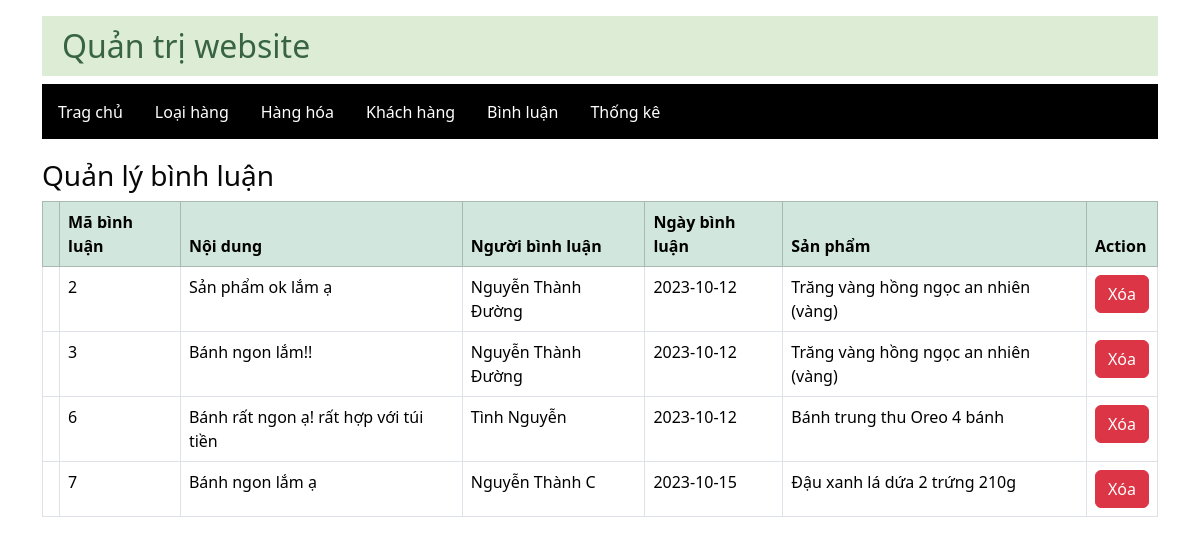
/admin/layout.php?action=comment, run on the app's committed database.
### tables this page shows
CREATE TABLE `comments` (
  `comment_id` int(11) NOT NULL,
  `content` mediumtext NOT NULL,
  `comment_date` date NOT NULL,
  `user_id` int(11) DEFAULT NULL,
  `product_id` int(11) DEFAULT NULL
);

CREATE TABLE `users` (
  `user_id` int(11) NOT NULL,
  `password` varchar(250) NOT NULL,
  `fullname` varchar(50) NOT NULL,
  `status` varchar(50) NOT NULL,
  `user_image` varchar(255) NOT NULL,
  `role` varchar(50) NOT NULL,
  `email` varchar(255) NOT NULL,
  `otp` int(6) NOT NULL
);

CREATE TABLE `products` (
  `product_id` int(11) NOT NULL,
  `product_name` varchar(255) NOT NULL,
  `price` float NOT NULL,
  `sale` float NOT NULL,
  `product_image` varchar(255) NOT NULL,
  `create_date` date NOT NULL,
  `description` mediumtext NOT NULL,
  `special` tinyint(1) NOT NULL,
  `view` int(11) DEFAULT 0,
  `category_id` int(11) DEFAULT NULL,
  `user_id` int(11) DEFAULT NULL
);

### dao/pdo.php (called while the page is built, shortened)
<?php
function pdo_get_connection(){
    $servername = "mysql:host=localhost;dbname=x-shop;charset=utf8";
    $username = "root";
    $password = "";
    try {
      $conn = new PDO($servername, $username, $password);
      $conn->setAttribute(PDO::ATTR_ERRMODE, PDO::ERRMODE_EXCEPTION);
      return $conn;
    } catch(PDOException $e) {
      echo "Lỗi kết nối: " . $e->getMessage();
    }
}
function pdo_query($sql){
    $sql_args = array_slice(func_get_args(), 1);
    try{
        $conn = pdo_get_connection();
        $stmt = $conn->prepare($sql);
        $stmt->execute($sql_args);
        $rows = $stmt->fetchAll();
        return $rows;
    }
    catch(PDOException $e){
        throw $e;
    }
    finally{
        unset($conn);
    }
}
?>

### dao/dao_comment.php (called while the page is built, shortened)
<?php
function selectAll_comment3() {
    $sql = "SELECT * FROM comments as C
    JOIN products as P ON  P.product_id = C.product_id
    JOIN users as U ON  U.user_id = C.user_id";
    return pdo_query($sql);
}
?>

### admin/comment/comment.php (the view)
<h3>Quản lý bình luận</h3>
        <table class="table table-bordered">
            <thead class="table-success">
              <tr>
                <th scope="col"></th>
                <th scope="col">Mã bình luận</th>
                <th scope="col">Nội dung</th>
                <th scope="col">Người bình luận</th>
                <th scope="col">Ngày bình luận</th>
                <th scope="col">Sản phẩm</th>
                <th scope="col">Action</th>
              </tr>
            </thead>
            <tbody>
                <?php
                foreach ($list as $list_c){
                    extract($list_c);
                ?>
              <tr>
                <td></td>
                <td><?=$comment_id?></td>
                <td><?=$content?></td>
                <td><?=$fullname?></td>
                <td><?=$comment_date?></td>
                <td><?=$product_name?></td>
                <td><a href="layout.php?action=delete-comment&id=<?=$comment_id?>" class="btn btn-danger" href="">Xóa</a></td>
              </tr>
              <?php } ?>
            </tbody>
        </table>

### admin/layout.php (style rules this page uses)
.container h3 { margin-top: 20px; color: #080808; }

### data on the page
comments: comment_id "2", content "Sản phẩm ok lắm ạ", user.fullname "Nguyễn Thành Đường", comment_date "2023-10-12", product.product_name "Trăng vàng hồng ngọc an nhiên (vàng)"
comments: comment_id "3", content "Bánh ngon lắm!!", user.fullname "Nguyễn Thành Đường", comment_date "2023-10-12", product.product_name "Trăng vàng hồng ngọc an nhiên (vàng)"
comments: comment_id "6", content "Bánh rất ngon ạ! rất hợp với túi tiền", user.fullname "Tình Nguyễn", comment_date "2023-10-12", product.product_name "Bánh trung thu Oreo 4 bánh"
comments: comment_id "7", content "Bánh ngon lắm ạ", user.fullname "Nguyễn Thành C", comment_date "2023-10-15", product.product_name "Đậu xanh lá dứa 2 trứng 210g"
